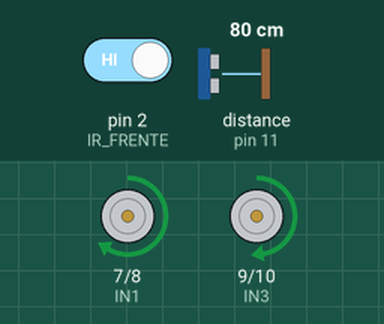
Recording of a sketch running on a simulated Arduino Uno, built with avr-gcc and run on an emulated ATmega328P. On the bench: motor-driver pin pairs drawn as motors (green arrow = first pin HIGH = forward, orange = second pin HIGH = backward, longer = more drive, scaled by the enable pin). Wiring (inferred from the names in the program): ultrasonic range finder: trigger pin 12; echo pin 11. Inputs (shaded band) come from the test bench; at power-on: distance to the obstacle (sensor on pin 11) 80 cm, pin 2 (IR_FRENTE) HIGH. The echo pulse lasts 58.3 µs per cm.

Above: at 1.2 s.
1.3 s: distance to the obstacle (sensor on pin 11) set to 2 cm
At 2.4 s:
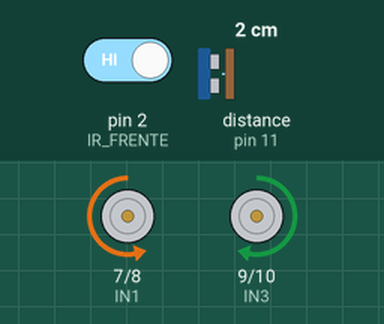
2.8 s: distance to the obstacle (sensor on pin 11) set to 11 cm
4.3 s: distance to the obstacle (sensor on pin 11) set to 14 cm
At 5.5 s:
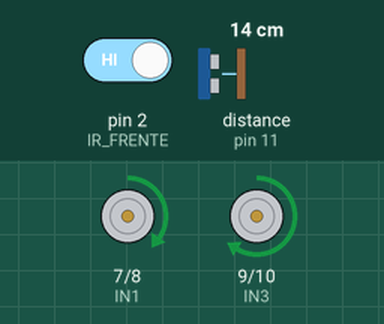
5.8 s: distance to the obstacle (sensor on pin 11) set to 4 cm
At 7.0 s:
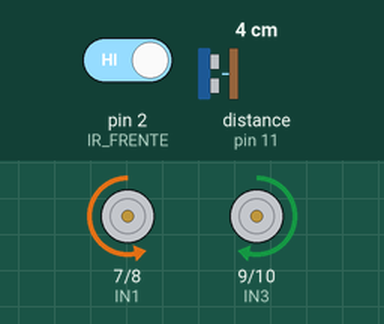
7.3 s: distance to the obstacle (sensor on pin 11) set to 18 cm
At 8.3 s:
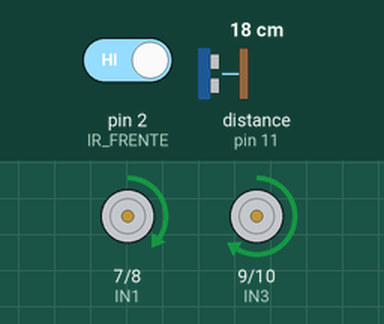
Timing chart, 0 to 9.8 s (numbered marks = the images above; inputs shaded):
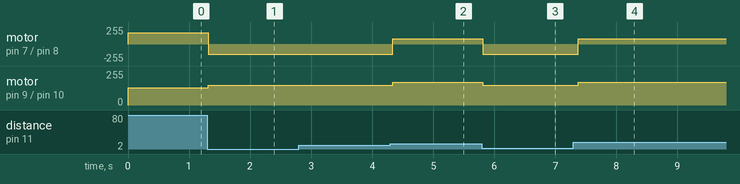

Measured:
- the behaviour switches between 12 and 13 cm on distance to the obstacle (sensor on pin 11) (found by bisection; images 1 and 2)
- after the input at 1.3 s, motor on pin 7 (IN1) / pin 8 (IN2): forward 170/255 → backward 150/255 at once; motor on pin 9 (IN3) / pin 10 (IN4): forward 128/255 → forward 150/255 at once
- after the input at 2.8 s, every drawn part: stays the same
- after the input at 4.3 s, motor on pin 7 (IN1) / pin 8 (IN2): backward 150/255 → forward 80/255 at once; motor on pin 9 (IN3) / pin 10 (IN4): forward 150/255 → forward 170/255 at once
- after the input at 5.8 s, motor on pin 7 (IN1) / pin 8 (IN2): forward 80/255 → backward 150/255 at once; motor on pin 9 (IN3) / pin 10 (IN4): forward 170/255 → forward 150/255 at once
- after the input at 7.3 s, motor on pin 7 (IN1) / pin 8 (IN2): backward 150/255 → forward 80/255 after 0.08 s; motor on pin 9 (IN3) / pin 10 (IN4): forward 150/255 → forward 170/255 after 0.08 s

The sketch:

siguepared.ino
```cpp
// Sigue paredes: recorre la sala sin separarse de la pared de su derecha.
//  - El ultrasonido mira en diagonal, adelante y a la derecha: mide qué tan
//    lejos está la pared.
//  - Un sensor IR (FC-51) mira al frente: LOW = hay una pared adelante.
// Lógica:
//   1. Pared adelante o encima -> girar a la izquierda sin avanzar.
//   2. Pared demasiado cerca   -> abrirse a la izquierda.
//   3. Pared demasiado lejos   -> cerrarse a la derecha (así dobla las esquinas).
//   4. Distancia justa         -> seguir derecho.

const int IR_FRENTE = 2;
const int TRIG = 12;
const int ECHO = 11;

const int ENA = 5, IN1 = 7, IN2 = 8;   // motores del lado izquierdo
const int ENB = 6, IN3 = 9, IN4 = 10;   // motores del lado derecho

// Velocidad de cada lado: de -255 (atrás) a 255 (adelante)
void motores(int izq, int der) {
  izq = constrain(izq, -255, 255);
  der = constrain(der, -255, 255);
  digitalWrite(IN1, izq >= 0 ? HIGH : LOW);
  digitalWrite(IN2, izq >= 0 ? LOW : HIGH);
  analogWrite(ENA, abs(izq));
  digitalWrite(IN3, der >= 0 ? HIGH : LOW);
  digitalWrite(IN4, der >= 0 ? LOW : HIGH);
  analogWrite(ENB, abs(der));
}

// Mide la distancia en cm con el HC-SR04 (400 si no hay eco)
long medirCm() {
  digitalWrite(TRIG, LOW);
  delayMicroseconds(2);
  digitalWrite(TRIG, HIGH);      // pulso de 10 µs = "dispara"
  delayMicroseconds(10);
  digitalWrite(TRIG, LOW);
  long us = pulseIn(ECHO, HIGH, 30000);  // cuánto dura el eco (máx. 30 ms)
  if (us == 0) return 400;               // sin eco: nada adelante
  return us / 58;                        // 58 µs por cada cm (ida y vuelta)
}

const int CERCA = 22;   // cm: menos que esto, se abre
const int LEJOS = 32;   // cm: más que esto, se cierra
const int PEGADO = 12;  // cm: menos que esto, gira sin avanzar

void setup() {
  pinMode(IR_FRENTE, INPUT);
  pinMode(TRIG, OUTPUT);
  pinMode(ECHO, INPUT);
  pinMode(ENA, OUTPUT); pinMode(IN1, OUTPUT); pinMode(IN2, OUTPUT);
  pinMode(ENB, OUTPUT); pinMode(IN3, OUTPUT); pinMode(IN4, OUTPUT);
  Serial.begin(9600);
}

void loop() {
  long pared = medirCm();

  if (digitalRead(IR_FRENTE) == LOW || pared < PEGADO) {
    motores(-150, 150);          // pared adelante (o encima): giro a la izquierda
    delay(100);
  } else if (pared < CERCA) {
    motores(80, 170);            // muy cerca: me abro
  } else if (pared > LEJOS) {
    motores(170, 128);           // muy lejos: me cierro
  } else {
    motores(160, 160);           // distancia justa
  }
  delay(20);
}
```
